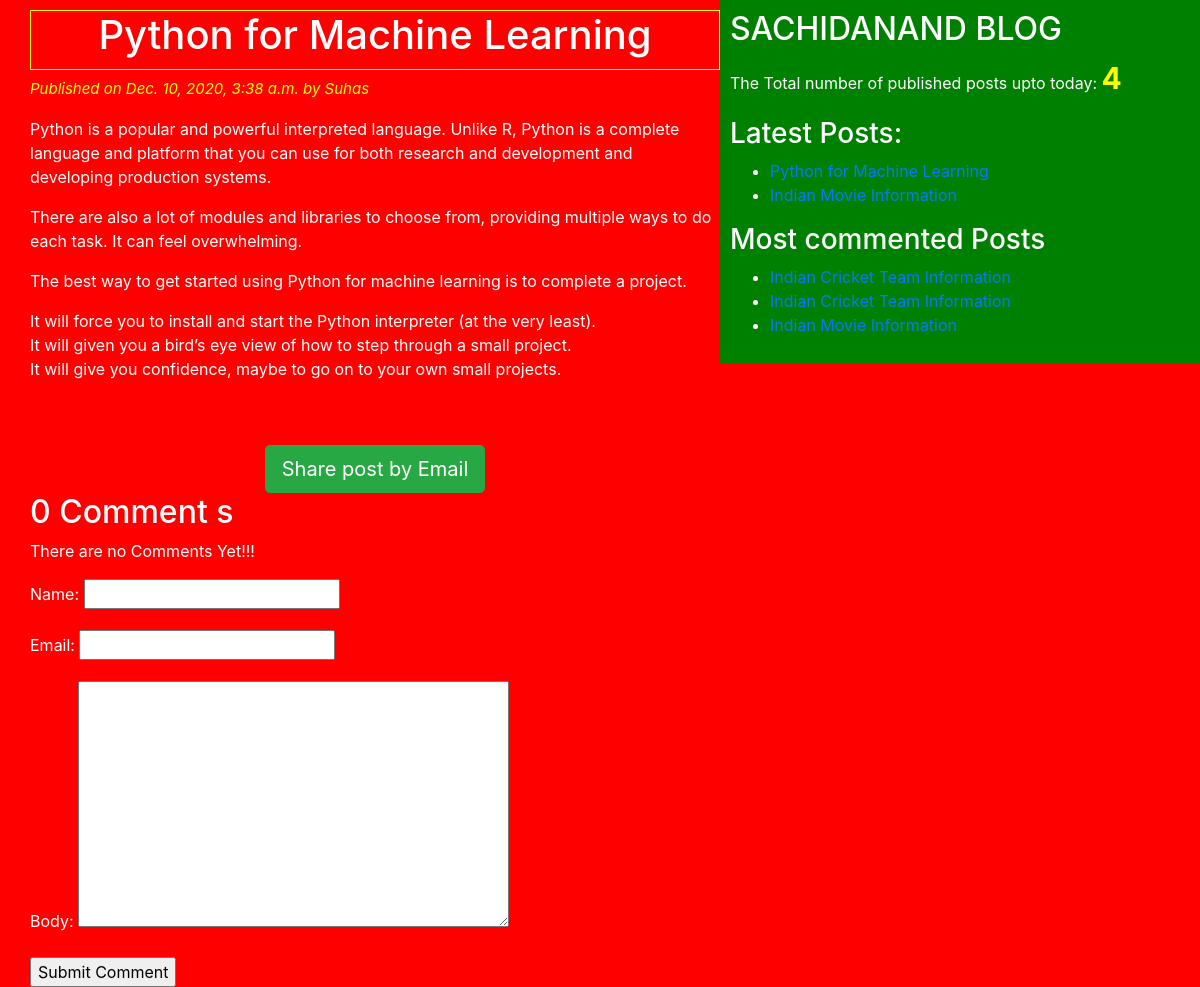
/2020/12/10/python-machine-learning/, run on the app's committed database.
### blogapp/models.py (models this page shows, shortened)
class Post(models.Model):
    STATUS_CHOICES=(('draft','Draft'),('published','Published'))
    title = models.CharField(max_length=50)
    slug = models.SlugField(max_length=200,unique_for_date='publish')
    author = models.ForeignKey(User,related_name='blog_posts' ,on_delete=models.CASCADE)
    body = models.TextField()
    publish = models.DateTimeField(default=timezone.now)
    created = models.DateTimeField(auto_now_add=True)
    updated = models.DateTimeField(auto_now=True)
    status = models.CharField(max_length=50,choices=STATUS_CHOICES,default='draft')
    objects=CustomManager()
    tags=TaggableManager()
    class Meta:
    	ordering=('-publish',)
    def get_absolute_url(self):
    	return reverse('post_detail',args=[self.publish.year,self.publish.strftime('%m'),self.publish.strftime('%d'),self.slug])

### blogapp/views.py (the view)
# urls.py: re_path(r'^(?P<year>\d{4})/(?P<month>\d{2})/(?P<day>\d{2})/(?P<post>[-\w]+)/$',views.post_detail_view,name='post_detail'),
def post_detail_view(request,year,month,day,post):
	post = get_object_or_404(Post,slug=post,status='published',publish__year=year,publish__month=month,publish__day=day)
	comments=post.comments.filter(active=True)
	csubmit=False
	if request.method=='POST':
		form=CommentForm(request.POST)
		if form.is_valid():
			new_comment=form.save(commit=False)
			new_comment.post=post
			new_comment.save()
			csubmit=True
	else:
		form=CommentForm()
	my_dict={'post':post,'form':form,'csubmit':csubmit,'comments':comments}
	return render(request=request, template_name='blogapp/post_detail.html',context=my_dict)

### blogapp/forms.py
class CommentForm(forms.ModelForm):
    class Meta:
        model = Comment
        fields = ('name','email','body')

### blogapp/models.py (called while the page is built)
	def get_queryset(self):
		return super().get_queryset().filter(status='published')

### blogapp/templatetags/blog_tags.py (called while the page is built)
@register.simple_tag(name='my_tag')
def total_posts():
	return Post.objects.count()

@register.inclusion_tag('blogapp/latest_posts.html')
def show_latest_posts():
	latest_posts=Post.objects.order_by('-publish')[:2]
	return {'latest_posts':latest_posts}

@register.simple_tag()
def get_most_commented_posts(count=3):
	return Post.objects.annotate(total_comments=Count('comments')).order_by('-total_comments')[:count]

### templates/blogapp/post_detail.html (shortened to what this page needs)
{% extends "blogapp/base.html" %}
{% block content_block %}
	<h1>{{ post.title }}</h1>
	<p id="date">Published on {{post.publish}} by {{ post.author|title }}</p>
		{{ post.body|linebreaks }}
	<br><br>
	<div class="container" align="center">
			<a href="/{{ post.id }}/share" class="btn btn-lg btn-success" target="blank">Share post by Email</a>
	</div>
	{% with comments.count as comments_count  %}
		<h2>{{  comments_count}} Comment {{ comments_count|pluralize }}</h2>
	{% endwith %}
	{% if comments %}
		{% for comment in comments  %}
			<p id='ch'>Comment {{ forloop.counter }} by {{ comment.name }} on {{ comment.created }}</p>
			<div class="cb">
				{{ comment.body|linebreaks }}
			</div>
		{% endfor %}
		<hr><hr>
	{% else %}
		<p>There are no Comments Yet!!!</p>
	{% endif %}
	{% if csubmit %}
		<h2>Your Comment added successfully</h2>
	{% else %}
		<form method="post">
			{{ form.as_p }}
			<input type="submit" name="" value="Submit Comment">
		</form>
	{% endif %}
{% endblock content_block %}

### templates/blogapp/base.html (shortened to what this page needs)
<!DOCTYPE html>
{% load blog_tags %}
{% load static %}
<html lang="en" dir="ltr">
<head>
	<link rel="stylesheet" href="https://cdn.jsdelivr.net/npm/bootstrap@4.5.3/dist/css/bootstrap.min.css">
	<link rel="stylesheet" type="text/css" href="{% static "css/blogapp/blog.css" %}">
</head>
<body>
	<div class="content">
		{% block content_block %}
		{% endblock content_block %}
	</div>
	<div class="sidebar">
		<h2>SACHIDANAND BLOG</h2>
		<p>The Total number of published posts upto today: <span id="pcount">{% my_tag %}</span> </p>
		<h3>Latest Posts:</h3>{% show_latest_posts %}
		<h3>Most commented Posts</h3>
		{% get_most_commented_posts as m_c_p%}
		<ul>
			{% for post in m_c_p %}
			<li><a href="{{ post.get_absolute_url }}">{{ post.title }}</a></li>
			{% endfor %}
		</ul>
	</div>
</body>
</html>

### templates/blogapp/latest_posts.html
<ul>
	{% for post in  latest_posts %}
		<li><a href="{{ post.get_absolute_url }}">{{ post.title }}</a></li>
	{% endfor %}
</ul>

### static/css/blogapp/blog.css (style rules this page uses)
.content { width: 60%; float: left; padding: 10px 0 0 30px; background: red; height: 100%; }
.sidebar { width: 40%; float: right; padding: 10px; background: green; height: 100%; }
h1 { text-align: center; border: 1px solid yellow; padding-bottom: 10px; }
body { color: white; background: red; }
#date { color: yellow; font-size: 15px; font-style: italic; }
#pcount { font-size: 30px; color: yellow; font-weight: bold; }

### data on the page
Post: title "Python for Machine Learning", publish "Dec. 10, 2020, 3:38 a.m.", author "Suhas", body "Python is a popular and powerful interpreted language. Unlike R, Python is a complete language and platform that you can use for both research and development and developing production systems. There are also a lot of modules and libraries to choose from, providing multiple ways to do each task. It can feel overwhelming. The best way to get started using Python for machine learning is to complete a project. It will force you to install and start the Python interpreter (at the very least). It will given you a bird’s eye view of how to step through a small project. It will give you confidence, maybe to go on to your own small projects."
Post: title "Indian Movie Information"
Post: title "Indian Cricket Team Information"
Post: title "Indian Cricket Team Information"

### other printed values
{{ comments_count }} "0"
